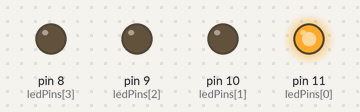
Bench run of a sketch on a simulated Arduino Uno, built with avr-gcc and run on an emulated ATmega328P. Shown: output pins drawn as LEDs (lit = HIGH).

Above: at 0.5 s.
At 2.5 s:
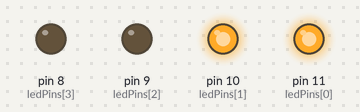
At 4.5 s:
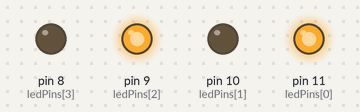
At 9.5 s:
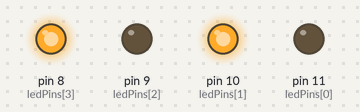
At 14.5 s:
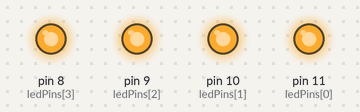
At 19.5 s:
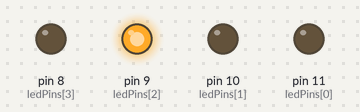
Timing chart, 0 to 20.8 s (numbered marks = the images above):
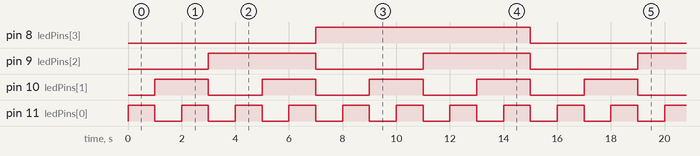

Measured:
- by itself, pin 8 (ledPins[3]): alternates HIGH for 8.0 s and LOW for 8.0 s
- by itself, pin 9 (ledPins[2]): alternates HIGH for 4.0 s and LOW for 4.0 s
- by itself, pin 10 (ledPins[1]): alternates HIGH for 2.0 s and LOW for 2.0 s
- by itself, pin 11 (ledPins[0]): alternates HIGH for 1.0 s and LOW for 1.0 s

The sketch:

03-4-bits-counter.ino
```cpp
const short ledPins[4] = {11, 10, 9, 8};
const short delayTime = 1000;
uint8_t number = 0;

void setup() {
  for (int i = 0; i < 4; i++) {
  	pinMode(ledPins[i], OUTPUT);
  }
}

void loop() {
  if (++number > 15) number = 0;
  for (int i = 0; i < 4; i++) {
  	digitalWrite(ledPins[i], bitRead(number, i));
  }
  delay(delayTime);
}
```
